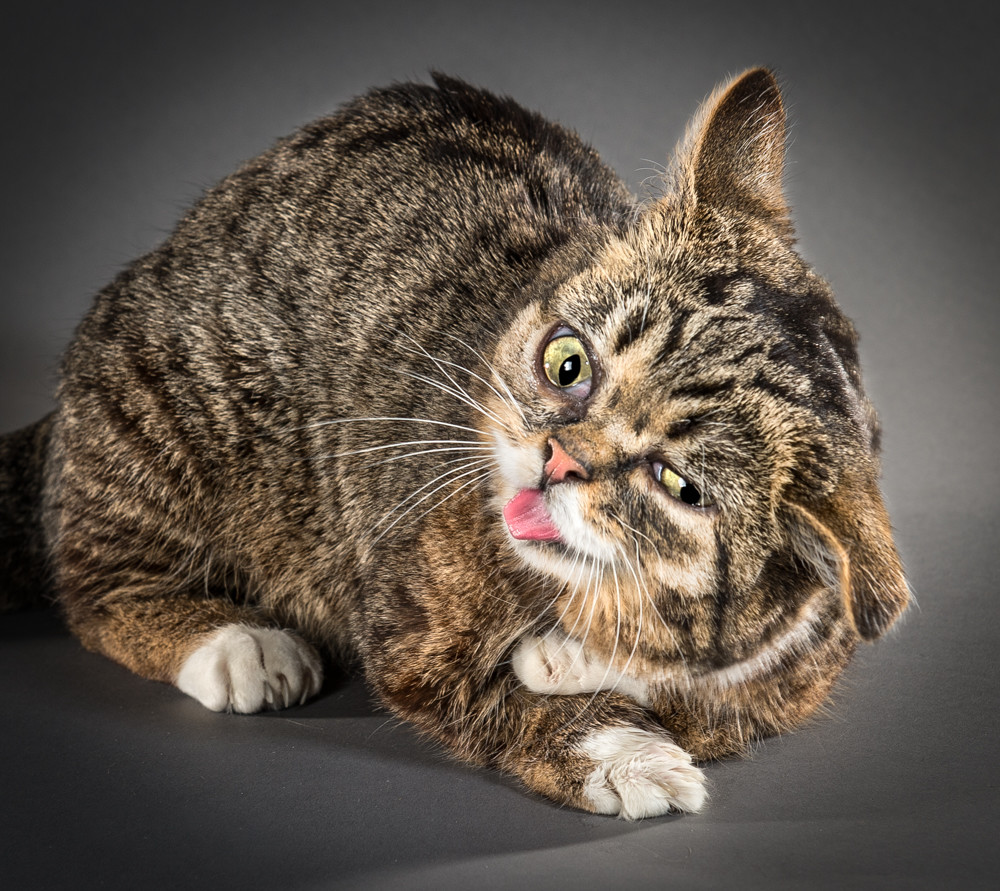
#> input picture notebook_8/kis.jpg, 1000 x 891 px
$ jupyter execute ind.ipynb
#> lines starting #> are read from the running program, lines starting #| are printed output that depends on the picture
### Самостоятельное задание

Задача на  пикселизацию изображения, подсчет самого частого пикселя и вывод его цвета

[cell 1]
import cv2
import numpy as np
from matplotlib import pyplot as plt

[cell 2]
image = cv2.imread('kis.jpg')
#> image is the input picture: shape (891, 1000, 3); mean B, G, R 76, 86, 96.2
img = image.copy()

определяем размеры ячейки и новые размеры изображения

[cell 3]
K = 10 # размер шага
s = image.shape
#> s = (891, 1000, 3)

[cell 4]
h1, w1 = s[0], s[1]
#> h1 = 891; w1 = 1000
h = (s[0] - s[0] % K)
#> h = 890
w = (s[1] - s[1] % K)
#> w = 1000

[cell 5]
# изменение размеров изображения
img = cv2.resize(img, (w, h))

[cell 6]
# производим разбиение изображения на ячейки
for y in range(0, h-1, K):
    for x in range(0, w-1, K):
        if len(s) > 2:
            s = np.average(img[y:(y + K), x:(x + K)], axis=0)
            img[y:(y + K), x:(x + K)] = np.average(s, axis=0)
        else:
            s = img[y:(y+K), x:(x+K)]
            img[y:(y+K), x:(x+K)] = np.average(s)
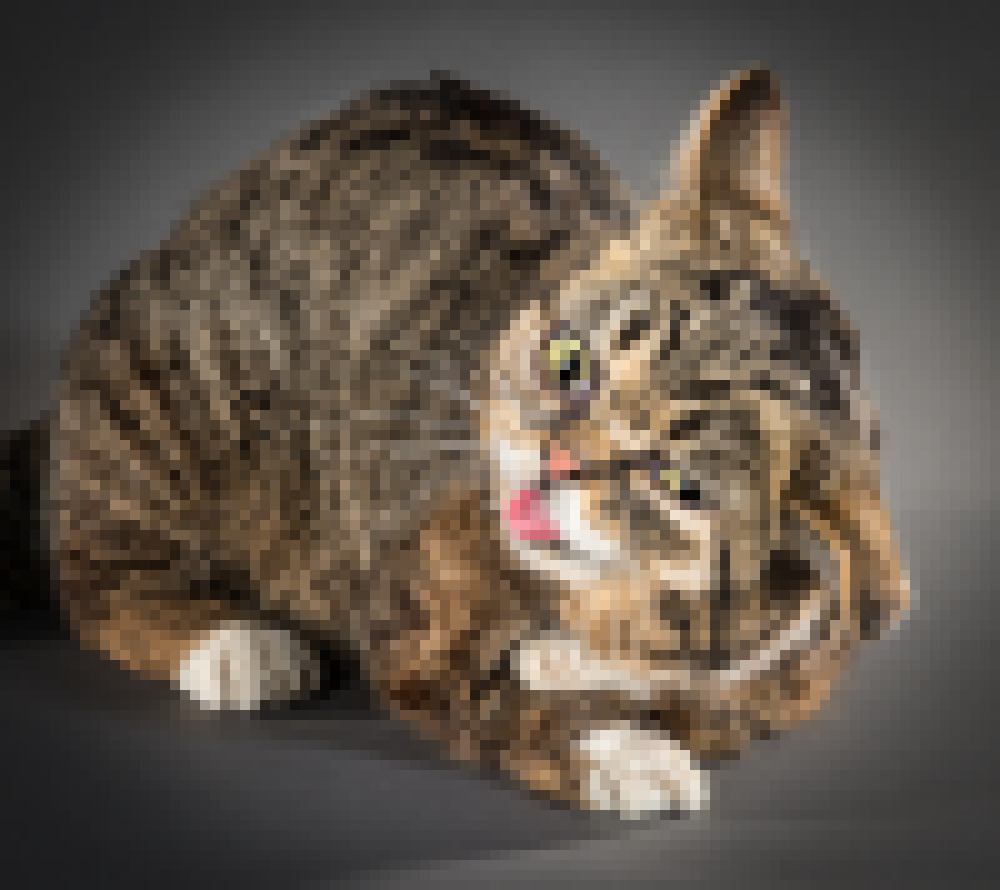
#> img: shape (890, 1000, 3); mean B, G, R 75.4, 85.4, 95.6

[cell 7]
img = cv2.resize(img, (w1, h1))
#> img: shape (891, 1000, 3)
# Возвращаем размер изображения к размеру исходного изображения
res = np.hstack((image, img))
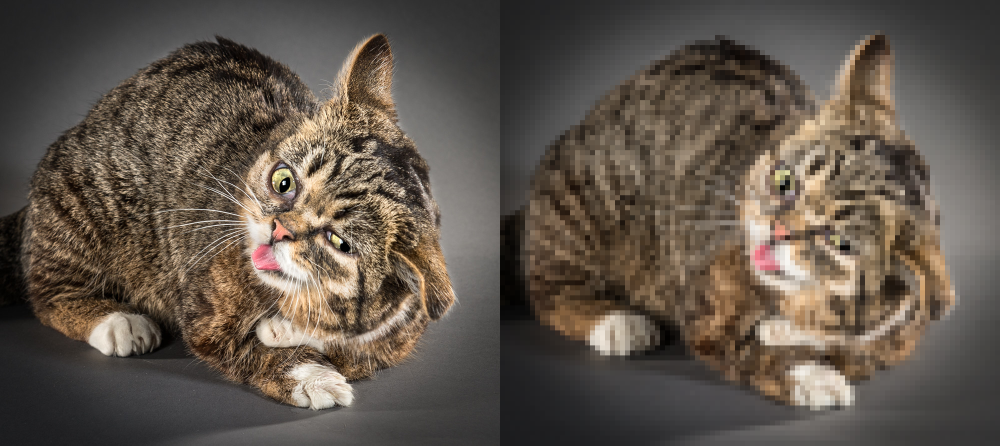
#> res: shape (891, 2000, 3) (shown at 1/2 size); mean B, G, R 75.7, 85.7, 95.9

Определим самого частого цвета

Проход по всем пикселям изображения и подсчет цветов

[cell 8]
colors = {}
for y in range(h1):
    for x in range(w1):
        color = tuple(img[y,x])
        if color in colors:
            colors[color] += 1
        else:
            colors[color] = 1
#> after the loop, colors = 9410 items

Найдем самый частый цвет

[cell 9]
most_common_color = None
max_count = 0
for color, count in colors.items():
    if count > max_count:
        most_common_color = color
        max_count = count
#> this loop made 9410 passes
#> (count, most_common_color, max_count) on passes 1, 2, 3, 6, 17, 21: (300, (32, 32, 32), 300), (510, (33, 33, 33), 510), (990, (34, 33, 33), 990), (2300, (37, 35, 35), 2300), (2590, (45, 45, 45), 2590), (3140, (49, 49, 49), 3140)
#> (color, count) on passes 4, 5, 7, 8, 9, 10: ((34, 34, 34), 900), ((35, 34, 34), 800), ((36, 35, 35), 500), ((38, 36, 36), 2110), ((38, 37, 37), 700), ((38, 38, 38), 1290)
#> after the loop, max_count = 3140

вывод информации о самом частом цвете

[cell 10]
print("Самый частый цвет:", most_common_color)
#| Самый частый цвет: (49, 49, 49)
print("Количество пикселей:", max_count)
#| Количество пикселей: 3140

[cell 11]
color = (most_common_color)
#> color = (49, 49, 49)

# создание изображения с одним пикселем выбранного цвета

img_c = [[color]]
#> img_c = [[(49, 49, 49)]]

[cell 12]
# вывод изображения на координатную прямую
plt.subplot(121)
plt.axis("off")
plt.imshow(image)
plt.title('Original')

plt.subplot(122)
plt.axis("off")
plt.imshow(img_c)
plt.title('Pixel')

plt.show()
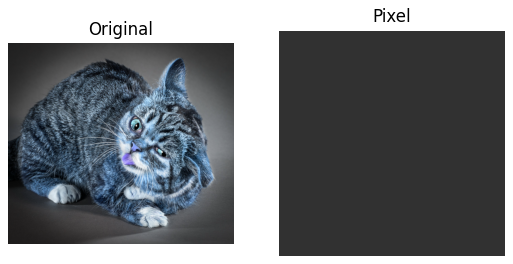
#> figure drawn by matplotlib, 2 panels; B, G, R data is drawn as R, G, B
